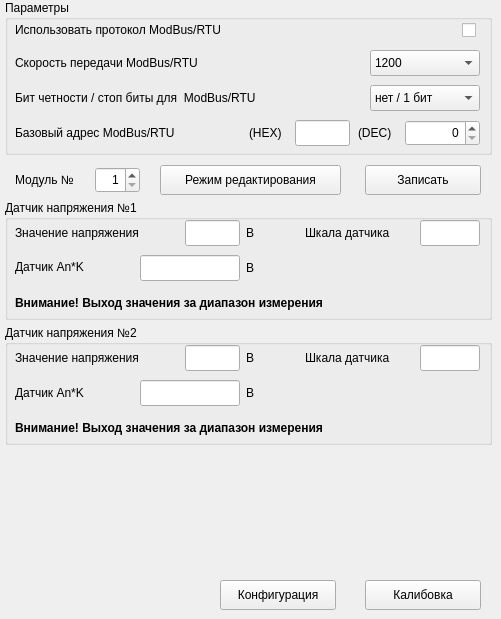
    <widget class="QWidget" name="vcrs485Tab">
     <attribute name="title">
      <string>VC-RS485</string>
     </attribute>
     <widget class="QLabel" name="label_216">
      <property name="geometry">
       <rect>
        <x>15</x>
        <y>167</y>
        <width>81</width>
        <height>26</height>
       </rect>
      </property>
      <property name="font">
       <font>
        <family>Arial</family>
        <pointsize>9</pointsize>
        <kerning>true</kerning>
       </font>
      </property>
      <property name="text">
       <string>Модуль №</string>
      </property>
     </widget>
     <widget class="QGroupBox" name="vcrs485_Params">
      <property name="geometry">
       <rect>
        <x>5</x>
        <y>0</y>
        <width>487</width>
        <height>155</height>
       </rect>
      </property>
      <property name="title">
       <string>Параметры</string>
      </property>
      <widget class="QCheckBox" name="vcrs485_ModbusEn">
       <property name="geometry">
        <rect>
         <x>457</x>
         <y>20</y>
         <width>18</width>
         <height>20</height>
        </rect>
       </property>
       <property name="text">
        <string/>
       </property>
      </widget>
      <widget class="QLabel" name="label_217">
       <property name="geometry">
        <rect>
         <x>10</x>
         <y>20</y>
         <width>321</width>
         <height>20</height>
        </rect>
       </property>
       <property name="font">
        <font>
         <family>Arial</family>
         <pointsize>9</pointsize>
         <kerning>true</kerning>
        </font>
       </property>
       <property name="text">
        <string>Использовать протокол ModBus/RTU</string>
       </property>
      </widget>
      <widget class="QLabel" name="label_218">
       <property name="geometry">
        <rect>
         <x>10</x>
         <y>50</y>
         <width>321</width>
         <height>25</height>
        </rect>
       </property>
       <property name="font">
        <font>
         <family>Arial</family>
         <pointsize>9</pointsize>
         <kerning>true</kerning>
        </font>
       </property>
       <property name="text">
        <string>Скорость передачи ModBus/RTU</string>
       </property>
      </widget>
      <widget class="QComboBox" name="vcrs485_BaudRate">
       <property name="geometry">
        <rect>
         <x>365</x>
         <y>50</y>
         <width>110</width>
         <height>26</height>
        </rect>
       </property>
       <property name="layoutDirection">
        <enum>Qt::LeftToRight</enum>
       </property>
       <item>
        <property name="text">
         <string>1200</string>
        </property>
       </item>
       <item>
        <property name="text">
         <string>2400</string>
        </property>
       </item>
       <item>
        <property name="text">
         <string>4800</string>
        </property>
       </item>
       <item>
        <property name="text">
         <string>9600</string>
        </property>
       </item>
       <item>
        <property name="text">
         <string>14400</string>
        </property>
       </item>
       <item>
        <property name="text">
         <string>19200</string>
        </property>
       </item>
       <item>
        <property name="text">
         <string>38400</string>
        </property>
       </item>
       <item>
        <property name="text">
         <string>57600</string>
        </property>
       </item>
       <item>
        <property name="text">
         <string>115200</string>
        </property>
       </item>
       <item>
        <property name="text">
         <string>128000</string>
        </property>
       </item>
      </widget>
      <widget class="QLabel" name="label_219">
       <property name="geometry">
        <rect>
         <x>10</x>
         <y>85</y>
         <width>321</width>
         <height>25</height>
        </rect>
       </property>
       <property name="font">
        <font>
         <family>Arial</family>
         <pointsize>9</pointsize>
         <kerning>true</kerning>
        </font>
       </property>
       <property name="text">
        <string>Бит четности / стоп биты для  ModBus/RTU</string>
       </property>
      </widget>
      <widget class="QComboBox" name="vcrs485_Parity">
       <property name="geometry">
        <rect>
         <x>365</x>
         <y>85</y>
         <width>110</width>
         <height>26</height>
        </rect>
       </property>
       <item>
        <property name="text">
         <string>нет / 1 бит</string>
        </property>
       </item>
       <item>
        <property name="text">
         <string>нет / 2 бита</string>
        </property>
       </item>
       <item>
        <property name="text">
         <string>even / 1 бит</string>
        </property>
       </item>
      </widget>
      <widget class="QLabel" name="label_220">
       <property name="geometry">
        <rect>
         <x>10</x>
         <y>120</y>
         <width>211</width>
         <height>25</height>
        </rect>
       </property>
       <property name="font">
        <font>
         <family>Arial</family>
         <pointsize>9</pointsize>
         <kerning>true</kerning>
        </font>
       </property>
       <property name="text">
        <string>Базовый адрес ModBus/RTU</string>
       </property>
      </widget>
      <widget class="QSpinBox" name="vcrs485_AddrDEC">
       <property name="geometry">
        <rect>
         <x>400</x>
         <y>120</y>
         <width>75</width>
         <height>26</height>
        </rect>
       </property>
       <property name="alignment">
        <set>Qt::AlignRight|Qt::AlignTrailing|Qt::AlignVCenter</set>
       </property>
       <property name="maximum">
        <number>256</number>
       </property>
      </widget>
      <widget class="QLineEdit" name="vcrs485_AddrHEX">
       <property name="enabled">
        <bool>true</bool>
       </property>
       <property name="geometry">
        <rect>
         <x>290</x>
         <y>120</y>
         <width>55</width>
         <height>26</height>
        </rect>
       </property>
       <property name="alignment">
        <set>Qt::AlignRight|Qt::AlignTrailing|Qt::AlignVCenter</set>
       </property>
       <property name="dragEnabled">
        <bool>false</bool>
       </property>
       <property name="readOnly">
        <bool>true</bool>
       </property>
      </widget>
      <widget class="QLabel" name="label_221">
       <property name="geometry">
        <rect>
         <x>353</x>
         <y>120</y>
         <width>42</width>
         <height>25</height>
        </rect>
       </property>
       <property name="font">
        <font>
         <family>Arial</family>
         <pointsize>9</pointsize>
         <kerning>true</kerning>
        </font>
       </property>
       <property name="text">
        <string notr="true">(DEC)</string>
       </property>
      </widget>
      <widget class="QLabel" name="label_222">
       <property name="geometry">
        <rect>
         <x>244</x>
         <y>120</y>
         <width>41</width>
         <height>25</height>
        </rect>
       </property>
       <property name="font">
        <font>
         <family>Arial</family>
         <pointsize>9</pointsize>
         <kerning>true</kerning>
        </font>
       </property>
       <property name="text">
        <string notr="true">(HEX)</string>
       </property>
      </widget>
     </widget>
     <widget class="QPushButton" name="vcrs485_ParamsEnable">
      <property name="geometry">
       <rect>
        <x>160</x>
        <y>165</y>
        <width>181</width>
        <height>30</height>
       </rect>
      </property>
      <property name="text">
       <string>Режим редактирования</string>
      </property>
      <property name="checkable">
       <bool>true</bool>
      </property>
      <property name="default">
       <bool>false</bool>
      </property>
      <property name="flat">
       <bool>false</bool>
      </property>
     </widget>
     <widget class="QSpinBox" name="vcrs485ModuleN">
      <property name="geometry">
       <rect>
        <x>95</x>
        <y>167</y>
        <width>45</width>
        <height>26</height>
       </rect>
      </property>
      <property name="alignment">
       <set>Qt::AlignRight|Qt::AlignTrailing|Qt::AlignVCenter</set>
      </property>
      <property name="minimum">
       <number>1</number>
      </property>
      <property name="maximum">
       <number>16</number>
      </property>
     </widget>
     <widget class="QPushButton" name="vcrs485_Write">
      <property name="geometry">
       <rect>
        <x>365</x>
        <y>165</y>
        <width>116</width>
        <height>30</height>
       </rect>
      </property>
      <property name="text">
       <string>Записать</string>
      </property>
     </widget>
     <widget class="QGroupBox" name="vcrs485_s_1">
      <property name="geometry">
       <rect>
        <x>5</x>
        <y>200</y>
        <width>487</width>
        <height>120</height>
       </rect>
      </property>
      <property name="title">
       <string>Датчик напряжения №1</string>
      </property>
      <widget class="QLabel" name="label_223">
       <property name="geometry">
        <rect>
         <x>10</x>
         <y>20</y>
         <width>161</width>
         <height>26</height>
        </rect>
       </property>
       <property name="font">
        <font>
         <family>Arial</family>
         <pointsize>9</pointsize>
         <kerning>true</kerning>
        </font>
       </property>
       <property name="text">
        <string>Значение напряжения</string>
       </property>
      </widget>
      <widget class="QLineEdit" name="vcrs485_Volt">
       <property name="enabled">
        <bool>true</bool>
       </property>
       <property name="geometry">
        <rect>
         <x>180</x>
         <y>20</y>
         <width>55</width>
         <height>26</height>
        </rect>
       </property>
       <property name="alignment">
        <set>Qt::AlignRight|Qt::AlignTrailing|Qt::AlignVCenter</set>
       </property>
       <property name="dragEnabled">
        <bool>false</bool>
       </property>
       <property name="readOnly">
        <bool>true</bool>
       </property>
      </widget>
      <widget class="QLabel" name="label_224">
       <property name="geometry">
        <rect>
         <x>241</x>
         <y>20</y>
         <width>16</width>
         <height>26</height>
        </rect>
       </property>
       <property name="font">
        <font>
         <family>Arial</family>
         <pointsize>9</pointsize>
         <kerning>true</kerning>
        </font>
       </property>
       <property name="text">
        <string>В</string>
       </property>
      </widget>
      <widget class="QLabel" name="vcrs485_Dim">
       <property name="geometry">
        <rect>
         <x>241</x>
         <y>55</y>
         <width>111</width>
         <height>26</height>
        </rect>
       </property>
       <property name="font">
        <font>
         <family>Arial</family>
         <pointsize>9</pointsize>
         <kerning>true</kerning>
        </font>
       </property>
       <property name="text">
        <string>В</string>
       </property>
      </widget>
      <widget class="QLabel" name="label_226">
       <property name="geometry">
        <rect>
         <x>10</x>
         <y>54</y>
         <width>161</width>
         <height>26</height>
        </rect>
       </property>
       <property name="font">
        <font>
         <family>Arial</family>
         <pointsize>9</pointsize>
         <kerning>true</kerning>
        </font>
       </property>
       <property name="text">
        <string>Датчик An*K</string>
       </property>
      </widget>
      <widget class="QLineEdit" name="vcrs485_AnK">
       <property name="enabled">
        <bool>true</bool>
       </property>
       <property name="geometry">
        <rect>
         <x>135</x>
         <y>55</y>
         <width>100</width>
         <height>26</height>
        </rect>
       </property>
       <property name="alignment">
        <set>Qt::AlignRight|Qt::AlignTrailing|Qt::AlignVCenter</set>
       </property>
       <property name="dragEnabled">
        <bool>false</bool>
       </property>
       <property name="readOnly">
        <bool>true</bool>
       </property>
      </widget>
      <widget class="QLabel" name="label_228">
       <property name="geometry">
        <rect>
         <x>300</x>
         <y>20</y>
         <width>111</width>
         <height>26</height>
        </rect>
       </property>
       <property name="font">
        <font>
         <family>Arial</family>
         <pointsize>9</pointsize>
         <kerning>true</kerning>
        </font>
       </property>
       <property name="text">
        <string>Шкала датчика</string>
       </property>
      </widget>
      <widget class="QLineEdit" name="vcrs485_Dia">
       <property name="enabled">
        <bool>true</bool>
       </property>
       <property name="geometry">
        <rect>
         <x>415</x>
         <y>20</y>
         <width>60</width>
         <height>26</height>
        </rect>
       </property>
       <property name="dragEnabled">
        <bool>false</bool>
       </property>
       <property name="readOnly">
        <bool>true</bool>
       </property>
      </widget>
      <widget class="QLabel" name="vcrs485_Over">
       <property name="geometry">
        <rect>
         <x>10</x>
         <y>90</y>
         <width>451</width>
         <height>25</height>
        </rect>
       </property>
       <property name="font">
        <font>
         <family>Arial</family>
         <pointsize>9</pointsize>
         <weight>75</weight>
         <bold>true</bold>
         <kerning>true</kerning>
        </font>
       </property>
       <property name="text">
        <string>Внимание! Выход значения за диапазон измерения</string>
       </property>
      </widget>
     </widget>
     <widget class="QGroupBox" name="vcrs485_s_2">
      <property name="geometry">
       <rect>
        <x>5</x>
        <y>325</y>
        <width>487</width>
        <height>120</height>
       </rect>
      </property>
      <property name="title">
       <string>Датчик напряжения №2</string>
      </property>
      <widget class="QLabel" name="label_229">
       <property name="geometry">
        <rect>
         <x>10</x>
         <y>20</y>
         <width>161</width>
         <height>26</height>
        </rect>
       </property>
       <property name="font">
        <font>
         <family>Arial</family>
         <pointsize>9</pointsize>
         <kerning>true</kerning>
        </font>
       </property>
       <property name="text">
        <string>Значение напряжения</string>
       </property>
      </widget>
      <widget class="QLineEdit" name="vcrs485_Volt_2">
       <property name="enabled">
        <bool>true</bool>
       </property>
       <property name="geometry">
        <rect>
         <x>180</x>
         <y>20</y>
         <width>55</width>
         <height>26</height>
        </rect>
       </property>
       <property name="alignment">
        <set>Qt::AlignRight|Qt::AlignTrailing|Qt::AlignVCenter</set>
       </property>
       <property name="dragEnabled">
        <bool>false</bool>
       </property>
       <property name="readOnly">
        <bool>true</bool>
       </property>
      </widget>
      <widget class="QLabel" name="label_230">
       <property name="geometry">
        <rect>
         <x>241</x>
         <y>20</y>
         <width>16</width>
         <height>26</height>
        </rect>
       </property>
       <property name="font">
        <font>
         <family>Arial</family>
         <pointsize>9</pointsize>
         <kerning>true</kerning>
        </font>
       </property>
       <property name="text">
        <string>В</string>
       </property>
      </widget>
      <widget class="QLabel" name="vcrs485_Dim_2">
       <property name="geometry">
        <rect>
         <x>241</x>
         <y>55</y>
         <width>111</width>
         <height>26</height>
        </rect>
       </property>
       <property name="font">
        <font>
         <family>Arial</family>
         <pointsize>9</pointsize>
         <kerning>true</kerning>
        </font>
       </property>
       <property name="text">
        <string>В</string>
       </property>
      </widget>
      <widget class="QLabel" name="label_232">
       <property name="geometry">
        <rect>
         <x>10</x>
         <y>55</y>
         <width>161</width>
         <height>26</height>
        </rect>
       </property>
       <property name="font">
        <font>
         <family>Arial</family>
         <pointsize>9</pointsize>
         <kerning>true</kerning>
        </font>
       </property>
       <property name="text">
        <string>Датчик An*K</string>
       </property>
      </widget>
      <widget class="QLineEdit" name="vcrs485_AnK_2">
       <property name="enabled">
        <bool>true</bool>
       </property>
       <property name="geometry">
        <rect>
         <x>135</x>
         <y>55</y>
         <width>100</width>
         <height>26</height>
        </rect>
       </property>
       <property name="alignment">
        <set>Qt::AlignRight|Qt::AlignTrailing|Qt::AlignVCenter</set>
       </property>
       <property name="dragEnabled">
        <bool>false</bool>
       </property>
       <property name="readOnly">
        <bool>true</bool>
       </property>
      </widget>
      <widget class="QLabel" name="label_233">
       <property name="geometry">
        <rect>
         <x>300</x>
         <y>20</y>
         <width>111</width>
         <height>26</height>
        </rect>
       </property>
       <property name="font">
        <font>
         <family>Arial</family>
         <pointsize>9</pointsize>
         <kerning>true</kerning>
        </font>
       </property>
       <property name="text">
        <string>Шкала датчика</string>
       </property>
      </widget>
      <widget class="QLineEdit" name="vcrs485_Dia_2">
       <property name="enabled">
        <bool>true</bool>
       </property>
       <property name="geometry">
        <rect>
         <x>415</x>
         <y>20</y>
         <width>60</width>
         <height>26</height>
        </rect>
       </property>
       <property name="dragEnabled">
        <bool>false</bool>
       </property>
       <property name="readOnly">
        <bool>true</bool>
       </property>
      </widget>
      <widget class="QLabel" name="vcrs485_Over_2">
       <property name="geometry">
        <rect>
         <x>10</x>
         <y>90</y>
         <width>451</width>
         <height>25</height>
        </rect>
       </property>
       <property name="font">
        <font>
         <family>Arial</family>
         <pointsize>9</pointsize>
         <weight>75</weight>
         <bold>true</bold>
         <kerning>true</kerning>
        </font>
       </property>
       <property name="text">
        <string>Внимание! Выход значения за диапазон измерения</string>
       </property>
      </widget>
     </widget>
     <widget class="QPushButton" name="vcrs485_Config">
      <property name="geometry">
       <rect>
        <x>220</x>
        <y>580</y>
        <width>116</width>
        <height>30</height>
       </rect>
      </property>
      <property name="text">
       <string>Конфигурация</string>
      </property>
     </widget>
     <widget class="QPushButton" name="vcrs485_Caibrate">
      <property name="geometry">
       <rect>
        <x>365</x>
        <y>580</y>
        <width>116</width>
        <height>30</height>
       </rect>
      </property>
      <property name="text">
       <string>Калибовка</string>
      </property>
     </widget>
    </widget>
